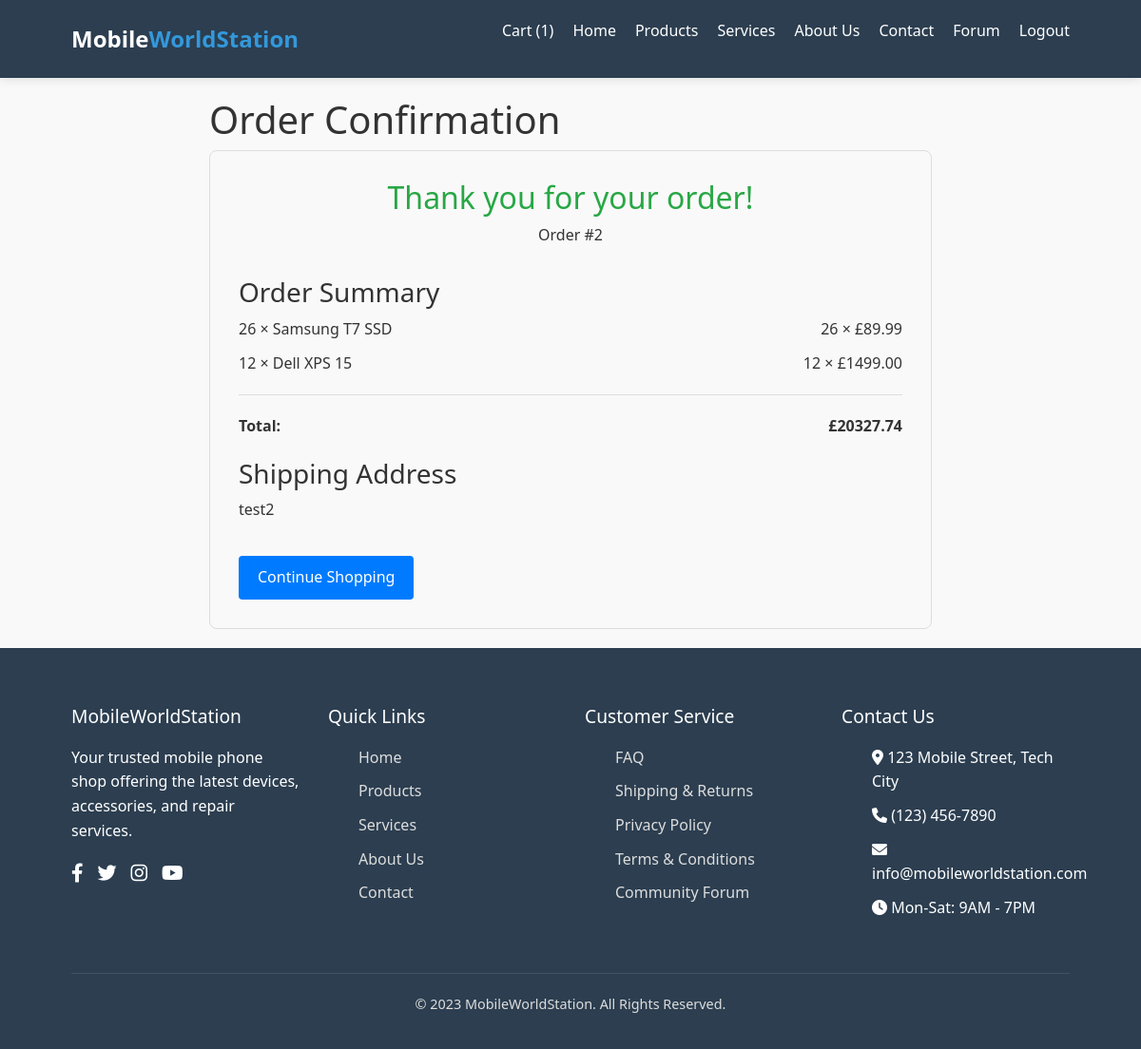
/order-confirmation/2/ (signed in), run on the app's committed database.
### core/models.py (models this page shows, shortened)
class Order(models.Model):
    STATUS_CHOICES = [
        ('pending', 'Pending'),
        ('processing', 'Processing'),
        ('completed', 'Completed'),
        ('cancelled', 'Cancelled'),
    ]
    user = models.ForeignKey(User, on_delete=models.CASCADE)
    created_at = models.DateTimeField(auto_now_add=True)
    updated_at = models.DateTimeField(auto_now=True)
    status = models.CharField(max_length=20, choices=STATUS_CHOICES, default='pending')
    total_price = models.DecimalField(max_digits=10, decimal_places=2)
    shipping_address = models.TextField()
    payment_method = models.CharField(max_length=50)

class OrderItem(models.Model):
    order = models.ForeignKey(Order, related_name='items', on_delete=models.CASCADE)
    product = models.ForeignKey(Item, on_delete=models.PROTECT)
    quantity = models.PositiveIntegerField()
    price = models.DecimalField(max_digits=6, decimal_places=2)

class Item(models.Model):
    item_name = models.CharField(max_length=100)  # short name/title
    item_price = models.DecimalField(max_digits=6, decimal_places=2)  # for currency values
    item_description = models.TextField(blank=True, null=True)  # long optional text
    item_image = models.URLField(blank=True, null=True)
    item_brand = models.CharField(max_length=20, choices=BRAND_CHOICES, blank=True, null=True)
    item_type = models.CharField(max_length=20, choices=ITEM_TYPES, blank=True, null=True)
    item_quantity = models.PositiveIntegerField(default=0)
    created_at = models.DateTimeField(auto_now_add=True)

### core/views.py (the view)
# urls.py: path('order-confirmation/<int:order_id>/', views.order_confirmation, name='order_confirmation'),
@login_required
def order_confirmation(request, order_id):
    order = get_object_or_404(Order, id=order_id, user=request.user)
    return render(request, 'core/order_confirmation.html', {'order': order})

### templates/core/order_confirmation.html (shortened to what this page needs)
{% extends 'core/base.html' %} {% block content %}
<div class="confirmation-container">
  <h1>Order Confirmation</h1>
  <div class="confirmation-card">
    <div class="confirmation-header">
      <h2>Thank you for your order!</h2>
      <p>Order #{{ order.id }}</p>
    </div>
    <div class="confirmation-details">
      <div>
        <h3>Order Summary</h3>
        {% for item in order.items.all %}
        <div class="order-item">
          <span>{{ item.quantity }} × {{ item.product.item_name }}</span>
          <span>{{ item.quantity }} × £{{ item.price }}</span>
        </div>
        {% endfor %}
      </div>
      <div class="order-total">
        <span>Total:</span>
        <span>£{{ order.total_price }}</span>
      </div>
    </div>
    <div class="shipping-info">
      <h3>Shipping Address</h3>
      <p>{{ order.shipping_address }}</p>
    </div>
    <a href="{% url 'core:products' %}" class="continue-shopping"
      >Continue Shopping</a
    >
  </div>
</div>
{% endblock %}

### templates/core/base.html (shortened to what this page needs)
{% load static %}
<!DOCTYPE html>
<html lang="en">
  <head>
    <link
      rel="stylesheet"
      href="https://cdnjs.cloudflare.com/ajax/libs/font-awesome/6.0.0-beta3/css/all.min.css"
    />
    <link
      href="https://cdn.jsdelivr.net/npm/bootstrap@5.3.5/dist/css/bootstrap.min.css"
      rel="stylesheet"
    />
    <link rel="stylesheet" href="{% static 'css/base.css' %}" />
  </head>
  <body>
    <header>
      <div class="container header-container">
        <a href="index.html" class="logo">Mobile<span>WorldStation</span></a>
        <nav id="mainNav">
          <ul>
            <li>
              <a href="{% url 'core:view_cart' %}" class="cart-link">
                Cart {% if request.user.is_authenticated %}<span
                  class="cart-count"
                  >({{ request.user.cart_set.count }})</span
                >{% endif %}
              </a>
            </li>
            <li><a href="{% url 'core:home' %}">Home</a></li>
            <li><a href="{% url 'core:products' %}">Products</a></li>
            <li><a href="{% url 'core:services' %}">Services</a></li>
            <li><a href="{% url 'core:about' %}">About Us</a></li>
            <li><a href="{% url 'core:contact' %}">Contact</a></li>
            <li><a href="forum.html">Forum</a></li>
            {% if user.is_authenticated %}
            <li>
              <a href="#" onclick="handleLogout(event)" class="navbar-right"
                >Logout</a
              >
            </li>
            {% endif %}
          </ul>
        </nav>
      </div>
    </header>
    {% block content %}{% endblock %}
    <footer>
      <div class="container">
        <div class="footer-content">
          <div class="footer-column">
            <h3>MobileWorldStation</h3>
            <p>
              Your trusted mobile phone shop offering the latest devices,
              accessories, and repair services.
            </p>
            <div class="social-links">
              <a href="#"><i class="fab fa-facebook-f"></i></a>
              <a href="#"><i class="fab fa-twitter"></i></a>
              <a href="#"><i class="fab fa-instagram"></i></a>
              <a href="#"><i class="fab fa-youtube"></i></a>
            </div>
          </div>
          <div class="footer-column">
            <h3>Quick Links</h3>
            <ul>
              <li><a href="index.html">Home</a></li>
              <li><a href="products.html">Products</a></li>
              <li><a href="services.html">Services</a></li>
              <li><a href="about.html">About Us</a></li>
              <li><a href="contact.html">Contact</a></li>
            </ul>
          </div>
          <div class="footer-column">
            <h3>Customer Service</h3>
            <ul>
              <li><a href="#">FAQ</a></li>
              <li><a href="#">Shipping & Returns</a></li>
              <li><a href="#">Privacy Policy</a></li>
              <li><a href="#">Terms & Conditions</a></li>
              <li><a href="forum.html">Community Forum</a></li>
            </ul>
          </div>
          <div class="footer-column">
            <h3>Contact Us</h3>
            <ul>
              <li>
                <i class="fas fa-map-marker-alt"></i> 123 Mobile Street, Tech
                City
              </li>
              <li><i class="fas fa-phone"></i> (123) 456-7890</li>
              <li>
                <i class="fas fa-envelope"></i> info@mobileworldstation.com
              </li>
              <li><i class="fas fa-clock"></i> Mon-Sat: 9AM - 7PM</li>
            </ul>
          </div>
        </div>
        <div class="copyright">
          <p>&copy; 2023 MobileWorldStation. All Rights Reserved.</p>
        </div>
      </div>
    </footer>
  </body>
</html>

### static/css/base.css (style rules this page uses)
* { margin: 0; padding: 0; box-sizing: border-box; font-family: "Segoe UI", Tahoma, Geneva, Verdana, sans-serif; }
:root { --primary-color: #3498db; --secondary-color: #2c3e50; --accent-color: #e74c3c; --light-color: #ecf0f1; --dark-color: #2c3e50; }
body { background-color: #f9f9f9; color: #333; line-height: 1.6; }
a { text-decoration: none; color: var(--primary-color); }
ul { list-style: none; }
.container { width: 90%; max-width: 1200px; margin: 0 auto; padding: 0 15px; }
header { background-color: var(--secondary-color); color: white; padding: 20px 0; position: sticky; top: 0; z-index: 100; box-shadow: 0 2px 10px rgba(0, 0, 0, 0.1); }
.header-container { display: flex; justify-content: space-between; align-items: center; }
.logo { font-size: 24px; font-weight: bold; color: white; }
.logo span { color: var(--primary-color); }
nav ul { display: flex; }
nav ul li { margin-left: 20px; }
nav ul li a { color: white; font-weight: 500; transition: color 0.3s ease; }
footer { background-color: var(--secondary-color); color: white; padding: 60px 0 20px; }
.footer-content { display: grid; grid-template-columns: repeat(auto-fit, minmax(200px, 1fr)); gap: 30px; margin-bottom: 40px; }
.footer-column h3 { margin-bottom: 20px; font-size: 1.2rem; }
.footer-column ul li { margin-bottom: 10px; }
.footer-column ul li a { color: #ddd; transition: color 0.3s ease; }
.social-links { display: flex; gap: 15px; }
.social-links a { color: white; font-size: 20px; transition: color 0.3s ease; }
.copyright { text-align: center; padding-top: 20px; border-top: 1px solid rgba(255, 255, 255, 0.1); font-size: 0.9rem; color: #ddd; }

### templates/core/order_confirmation.html (style rules this page uses)
.confirmation-container { max-width: 800px; margin: 0 auto; padding: 20px; }
.confirmation-card { border: 1px solid #ddd; border-radius: 8px; padding: 30px; background: #f9f9f9; }
.confirmation-header { text-align: center; margin-bottom: 30px; }
.confirmation-header h2 { color: #28a745; }
.order-item { display: flex; justify-content: space-between; margin: 10px 0; }
.order-total { display: flex; justify-content: space-between; margin: 20px 0; padding-top: 20px; border-top: 1px solid #ddd; font-weight: bold; }
.continue-shopping { display: inline-block; margin-top: 20px; padding: 10px 20px; background: #007bff; color: white; text-decoration: none; border-radius: 4px; }

### data on the page
Order: id "2", total_price "20327.74", shipping_address "test2"
OrderItem: quantity "26", product.item_name "Samsung T7 SSD", price "89.99"
OrderItem: quantity "12", product.item_name "Dell XPS 15", price "1499.00"

### other printed values
{{ request.user.cart_set.count }} "1"
